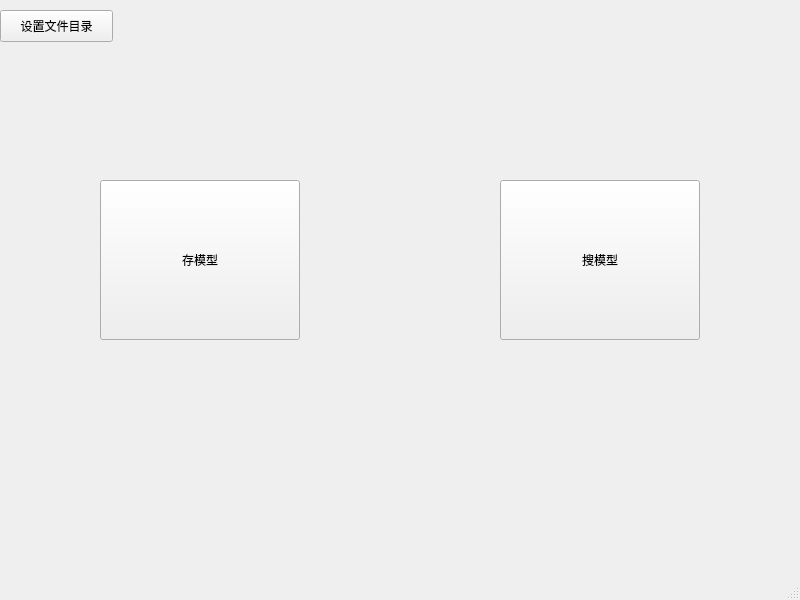
<?xml version="1.0" encoding="UTF-8"?>
<ui version="4.0">
 <class>MainWindow</class>
 <widget class="QMainWindow" name="MainWindow">
  <property name="geometry">
   <rect>
    <x>0</x>
    <y>0</y>
    <width>800</width>
    <height>600</height>
   </rect>
  </property>
  <property name="windowTitle">
   <string>MainWindow</string>
  </property>
  <widget class="QWidget" name="centralwidget">
   <widget class="QPushButton" name="saveButton">
    <property name="geometry">
     <rect>
      <x>100</x>
      <y>180</y>
      <width>200</width>
      <height>160</height>
     </rect>
    </property>
    <property name="text">
     <string>存模型</string>
    </property>
   </widget>
   <widget class="QPushButton" name="searchButton">
    <property name="geometry">
     <rect>
      <x>500</x>
      <y>180</y>
      <width>200</width>
      <height>160</height>
     </rect>
    </property>
    <property name="text">
     <string>搜模型</string>
    </property>
   </widget>
   <widget class="QPushButton" name="pathButton">
    <property name="geometry">
     <rect>
      <x>0</x>
      <y>10</y>
      <width>113</width>
      <height>32</height>
     </rect>
    </property>
    <property name="text">
     <string>设置文件目录</string>
    </property>
   </widget>
  </widget>
  <widget class="QMenuBar" name="menubar">
   <property name="geometry">
    <rect>
     <x>0</x>
     <y>0</y>
     <width>800</width>
     <height>22</height>
    </rect>
   </property>
  </widget>
  <widget class="QStatusBar" name="statusbar"/>
 </widget>
 <resources/>
 <connections/>
</ui>
